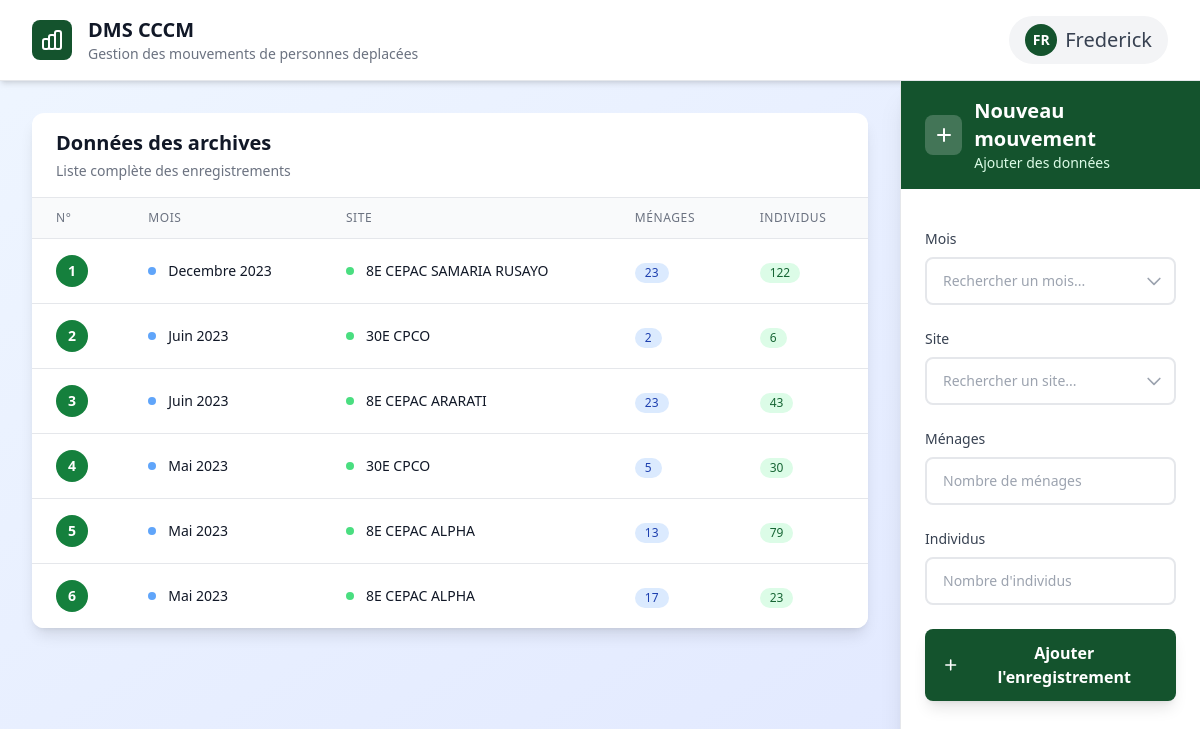
The page /mouvements_deplaces/ (signed in) on the database its author committed.
### data_import/models.py (models this page shows, shortened)
class MouvementDeplaceSiteUnique(models.Model):
    MOIS_CHOICE = [
        ("Mai2023", "Mai 2023"),
        ("Juin2023", "Juin 2023"),
        ("Juillet2023", "Juillet 2023"),
        ("Aout2023", "Aout 2023"),
        ("Sept2023", "Septembre 2023"),
        ("Oct2023", "Octobre 2023"),
        ("Nov2023", "Novembre 2023"),
        ("Dec2023", "Decembre 2023"),
        ("Janv2024", "Janvier 2024"),
        ("Fev2024", "Fevrier 2024"),
        ("Mars2024", "Mars 2024"),
        ("Avril2024", "Avril 2024"),
        ("Mai2024", "Mai 2024"),
        ("Juin2024", "Juin 2024"),
        ("Juillet2024", "Juillet 2024"),
        ("Aout2024", "Aout 2024"),
        ("Sept2024", "Septemembre 2024"),
        ("Oct2024", "Octobre 2024"),
        ("Nov2024", "Novembre 2024"),
        ("Janv2025", "Janvier 2025"),
        ("Fev2025", "Fevrier 2025"),
        ("Mars2025", "Mars 2025"),
    ]
    mois = models.CharField(max_length=200, choices=MOIS_CHOICE)
    site = models.ForeignKey(SiteUnique, on_delete=models.CASCADE)
    menages = models.PositiveBigIntegerField(default=0)
    individus = models.PositiveBigIntegerField(default=0)
    user = models.ForeignKey(User, on_delete=models.SET_NULL, null=True)
    @property
    def mois_name(self):
        return dict(self.MOIS_CHOICE)[self.mois]

class SiteUnique(models.Model):
    nom = models.CharField(max_length=200, unique=True)

### data_import/views.py (the view, shortened to what this page needs)
# urls.py: path('mouvements_deplaces/', views.mouvements_deplaces, name='mouvements_deplaces'),
@login_required
def mouvements_deplaces(request):
    try:
        user_connect = request.user
        errors_messages = None
        if user_connect.is_superuser:
            mouvements = MouvementDeplaceSiteUnique.objects.all().order_by('mois', 'site__nom')
        else:
            mouvements = MouvementDeplaceSiteUnique.objects.filter(user=user_connect).order_by('mois', 'site__nom')
        total_mouvements = mouvements.count()
        total_menages = sum([m.menages for m in mouvements])
        total_individus = sum([m.individus for m in mouvements])
        context = {
            'mouvements': mouvements,
            'mois_choices': MouvementDeplaceSiteUnique.MOIS_CHOICE,
            'sites': SiteUnique.objects.all().order_by('nom'),
            'errors_messages': errors_messages,
            'total_mouvements': total_mouvements,
            'total_menages': total_menages,
            'total_individus': total_individus
        }
        return render(request, 'mouvements_deplaces.html', context)
    except Exception as e:
        return render(request, 'mouvements_deplaces.html', {'error_message': str(e)})

### templates/mouvements_deplaces.html (shortened to what this page needs)
<!DOCTYPE html>
<html lang="fr">
    <head>
        <script src="https://cdn.tailwindcss.com"></script>
    </head>
    <body class="bg-gradient-to-br from-blue-50 to-indigo-100 text-gray-800 min-h-screen">
        <header class="bg-white shadow-md border-b border-gray-200">
            <div class="max-w-7xl mx-auto px-4 sm:px-6 lg:px-8">
                <div class="flex justify-between items-center py-4">
                    <div class="flex items-center space-x-4">
                        <div class="w-10 h-10 bg-green-900 rounded-lg flex items-center justify-center">
                        </div>
                        <div>
                            <h1 class="text-xl font-bold text-gray-900">DMS CCCM</h1>
                            <p class="text-sm text-gray-500">Gestion des mouvements de personnes deplacées</p>
                        </div>
                    </div>
                    <div class="flex items-center space-x-4">
                        <div class="relative">
                            <button class="flex items-center space-x-2 bg-gray-100 hover:bg-gray-200 rounded-full px-4 py-2 transition-colors duration-200">
                                <div class="w-8 h-8 bg-green-900 rounded-full flex items-center justify-center">
                                    <span class="text-white font-semibold text-sm">
                                        {{ user.username.0|upper }}{{ user.username.1|upper }}
                                    </span>
                                </div>
                                <span class="hidden sm:block text-xl font-medium text-gray-700">{{ user.username }}</span>
                            </button>
                        </div>
                    </div>
                </div>
            </div>
        </header>
        <div class="flex flex-col lg:flex-row min-h-screen">
            <div class="w-full lg:w-3/4 p-6 lg:p-8">
                <div class="bg-white rounded-xl shadow-lg overflow-hidden">
                    <div class="px-6 py-4 border-b border-gray-200">
                        <h2 class="text-xl font-bold text-gray-900">Données des archives</h2>
                        <p class="text-sm text-gray-500 mt-1">Liste complète des enregistrements</p>
                    </div>
                    <div class="overflow-x-auto">
                        <table class="min-w-full divide-y divide-gray-200">
                            <thead class="bg-gray-50">
                                <tr>
                                    <th class="px-6 py-3 text-left text-xs font-medium text-gray-500 uppercase tracking-wider">
                                        <div class="flex items-center space-x-1">
                                            <span>N°</span>
                                        </div>
                                    </th>
                                    <th class="px-6 py-3 text-left text-xs font-medium text-gray-500 uppercase tracking-wider">
                                        <div class="flex items-center space-x-1">
                                            <span>Mois</span>
                                        </div>
                                    </th>
                                    <th class="px-6 py-3 text-left text-xs font-medium text-gray-500 uppercase tracking-wider">
                                        <div class="flex items-center space-x-1">
                                            <span>Site</span>
                                        </div>
                                    </th>
                                    <th class="px-6 py-3 text-left text-xs font-medium text-gray-500 uppercase tracking-wider">
                                        <div class="flex items-center space-x-1">
                                            <span>Ménages</span>
                                        </div>
                                    </th>
                                    <th class="px-6 py-3 text-left text-xs font-medium text-gray-500 uppercase tracking-wider">
                                        <div class="flex items-center space-x-1">
                                            <span>Individus</span>
                                        </div>
                                    </th>
                                </tr>
                            </thead>
                            <tbody class="bg-white divide-y divide-gray-200">
                                {% if not mouvements %}
                                    <tr>
                                        <td colspan="5" class="px-6 py-12 text-center">
                                            <div class="flex flex-col items-center justify-center space-y-2">
                                                <svg class="w-12 h-12 text-gray-300" fill="none" stroke="currentColor" viewBox="0 0 24 24">
                                                    <path stroke-linecap="round" stroke-linejoin="round" stroke-width="2" d="M9 12h6m-6 4h6m2 5H7a2 2 0 01-2-2V5a2 2 0 012-2h5.586a1 1 0 01.707.293l5.414 5.414a1 1 0 01.293.707V19a2 2 0 01-2 2z"></path>
                                                </svg>
                                                <p class="text-gray-500 font-medium">Aucune donnée disponible</p>
                                                <p class="text-sm text-gray-400">Commencez par ajouter votre premier enregistrement</p>
                                            </div>
                                        </td>
                                    </tr>
                                {% else %}
                                    {% for mouvement in mouvements %}
                                        <tr class="hover:bg-gray-50 transition-colors duration-150">
                                            <td class="px-6 py-4 whitespace-nowrap">
                                                <div class="flex items-center">
                                                    <div class="w-8 h-8 bg-green-700 rounded-full flex items-center justify-center">
                                                        <span class="text-white text-sm font-bold">{{ forloop.counter }}</span>
                                                    </div>
                                                </div>
                                            </td>
                                            <td class="px-6 py-4 whitespace-nowrap">
                                                <div class="flex items-center">
                                                    <div class="w-2 h-2 bg-blue-400 rounded-full mr-3"></div>
                                                    <div class="text-sm font-medium text-gray-900">{{ mouvement.mois_name }}</div>
                                                </div>
                                            </td>
                                            <td class="px-6 py-4 whitespace-nowrap">
                                                <div class="flex items-center">
                                                    <div class="w-2 h-2 bg-green-400 rounded-full mr-3"></div>
                                                    <div class="text-sm text-gray-900">{{ mouvement.site.nom }}</div>
                                                </div>
                                            </td>
                                            <td class="px-6 py-4 whitespace-nowrap">
                                                <span class="inline-flex items-center px-2.5 py-0.5 rounded-full text-xs font-medium bg-blue-100 text-blue-800">
                                                    {{ mouvement.menages }}
                                                </span>
                                            </td>
                                            <td class="px-6 py-4 whitespace-nowrap">
                                                <span class="inline-flex items-center px-2.5 py-0.5 rounded-full text-xs font-medium bg-green-100 text-green-800">
                                                    {{ mouvement.individus }}
                                                </span>
                                            </td>
                                        </tr>
                                    {% endfor %}
                                {% endif %}
                            </tbody>
                        </table>
                    </div>
                </div>
            </div>
            <div class="w-full lg:w-1/4 bg-white shadow-xl border-l border-gray-200">
                <div class="bg-green-900 px-6 py-4 text-white">
                    <div class="flex items-center space-x-3">
                        <div class="w-10 h-10 bg-white bg-opacity-20 rounded-lg flex items-center justify-center">
                            <svg class="w-6 h-6" fill="none" stroke="currentColor" viewBox="0 0 24 24">
                                <path stroke-linecap="round" stroke-linejoin="round" stroke-width="2" d="M12 6v6m0 0v6m0-6h6m-6 0H6"></path>
                            </svg>
                        </div>
                        <div>
                            <h3 class="text-xl font-bold">Nouveau mouvement</h3>
                            <p class="text-green-100 text-sm">Ajouter des données</p>
                        </div>
                    </div>
                </div>
                <div class="px-6 py-4">
                    <form method="post" class="space-y-6">
                        <div class="relative">
                            <label for="mois" class="block text-sm font-medium text-gray-700 mb-2">Mois</label>
                            <div class="relative">
                                <input type="text"
                                    class="block w-full border-2 rounded-lg text-sm py-3 px-4 pr-10 transition-all duration-200"
                                    placeholder="Rechercher un mois..."
                                    oninput="filterSelect(this, 'mois-options')"
                                    onfocus="showOptions('mois-options')"
                                    autocomplete="off">
                                <div class="absolute inset-y-0 right-0 flex items-center px-3 pointer-events-none">
                                </div>
                            </div>
                        </div>
                        <div class="relative">
                            <label for="site" class="block text-sm font-medium text-gray-700 mb-2">Site</label>
                            <div class="relative">
                                <input type="text"
                                    class="block w-full border-2 rounded-lg text-sm py-3 px-4 pr-10 transition-all duration-200"
                                    placeholder="Rechercher un site..."
                                    oninput="filterSelect(this, 'site-options')"
                                    onfocus="showOptions('site-options')"
                                    autocomplete="off">
                                <div class="absolute inset-y-0 right-0 flex items-center px-3 pointer-events-none">
                                </div>
                            </div>
                        </div>
                        <div>
                            <label for="menages" class="block text-sm font-medium text-gray-700 mb-2">Ménages</label>
                            <div class="relative">
                                <input type="number" id="menages" name="menages" min="0" class="block w-full border-2 rounded-lg text-sm py-3 px-4 transition-all duration-200" placeholder="Nombre de ménages" required>
                            </div>
                        </div>
                        <div>
                            <label for="individus" class="block text-sm font-medium text-gray-700 mb-2">Individus</label>
                            <div class="relative">
                                <input type="number" id="individus" name="individus" min="0" class="block w-full border-2 rounded-lg text-sm py-3 px-4 transition-all duration-200" placeholder="Nombre d'individus" required>
                            </div>
                        </div>
                        <button type="submit" class="w-full py-3 px-4 bg-green-900 hover:bg-green-700 text-white font-semibold rounded-lg shadow-lg transition-all duration-300 transform hover:scale-105 focus:outline-none focus:ring-2 focus:ring-green-500 focus:ring-offset-2">
                            <div class="flex items-center justify-center space-x-2">
                                <svg class="w-5 h-5" fill="none" stroke="currentColor" viewBox="0 0 24 24">
                                    <path stroke-linecap="round" stroke-linejoin="round" stroke-width="2" d="M12 6v6m0 0v6m0-6h6m-6 0H6"></path>
                                </svg>
                                <span>Ajouter l'enregistrement</span>
                            </div>
                        </button>
                    </form>
                </div>
            </div>
        </div>
    </body>
</html>

### rows shown on the page
MouvementDeplaceSiteUnique: mois_name "Decembre 2023", site.nom "8E CEPAC SAMARIA RUSAYO", menages "23", individus "122"
MouvementDeplaceSiteUnique: mois_name "Juin 2023", site.nom "30E CPCO", menages "2", individus "6"
MouvementDeplaceSiteUnique: mois_name "Juin 2023", site.nom "8E CEPAC ARARATI", menages "23", individus "43"
MouvementDeplaceSiteUnique: mois_name "Mai 2023", site.nom "30E CPCO", menages "5", individus "30"
MouvementDeplaceSiteUnique: mois_name "Mai 2023", site.nom "8E CEPAC ALPHA", menages "13", individus "79"
MouvementDeplaceSiteUnique: mois_name "Mai 2023", site.nom "8E CEPAC ALPHA", menages "17", individus "23"

### other values the page prints
{{ user.username.0|upper }} "F"
{{ user.username.1|upper }} "R"
{{ user.username }} "Frederick"
